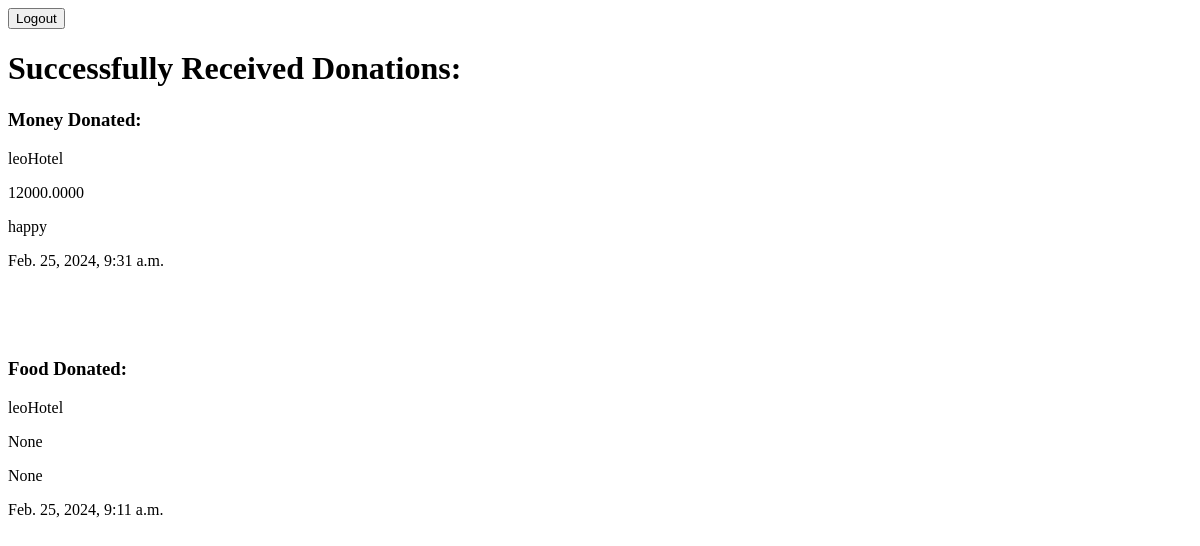
Page /volunteer/history (signed in) on the earlier database version.
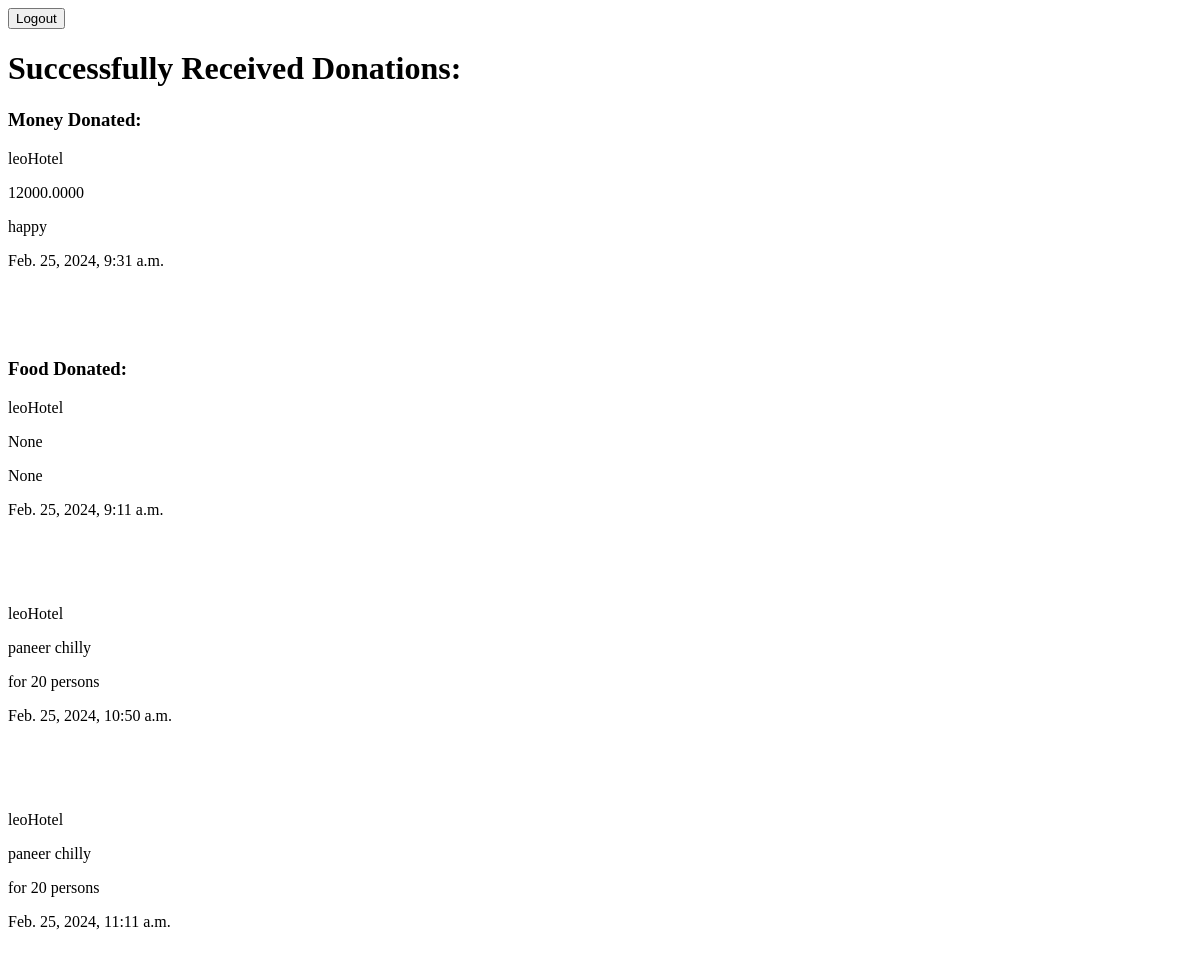
Same page on the later database version.
### foodutility/models.py (models this page shows, shortened)
class Donate_Money(models.Model):
    donor = models.CharField(max_length=122, blank=True, null=True)
    volunteer = models.CharField(max_length=122, blank=True, null=True)
    amount = models.DecimalField(decimal_places = 4,max_digits = 10)
    reason = models.CharField(max_length=122, blank=True, null=True)
    date = models.DateTimeField()

class Donate_Food(models.Model):
    donor = models.CharField(max_length=122, blank=True, null=True)
    volunteer = models.CharField(max_length=122, blank=True, null=True)
    foodName =  models.CharField(max_length=122, blank=True, null=True)
    quantity =  models.CharField(max_length=122, blank=True, null=True)
    date = models.DateTimeField()

### foodutility/views.py (the view)
# urls.py: path('volunteer/history',views.history,name="history"),
def history(request):
    get_money_details = Donate_Money.objects.filter(volunteer=request.user.username)
    get_food_details = Donate_Food.objects.filter(volunteer=request.user.username)
    return render(request,'history.html',{'get_money_details': get_money_details , 'get_food_details':get_food_details})

### templates/history.html (shortened to what this page needs)
<!DOCTYPE html>
<html lang="en">
<head>
</head>
<body>
{% if user.is_authenticated%}
    <a href="{% url 'logout_view' %}"><button>Logout</button></a>
    <h1>Successfully Received Donations: </h1>
         <h3>Money Donated: </h3>
         {% if get_money_details %}
            {% for donor in get_money_details %}
            <p>{{donor.donor}}</p>
            <p>{{donor.amount}}</p>
            <p>{{donor.reason}}</p>
            <p>{{donor.date}}</p>
            <br><br><br>
            {% endfor %}
        {%else%}
            <p>No volunteers found in your city</p>
         {%endif%}
         <h3>Food Donated: </h3>
         {% if get_food_details %}
            {% for donor in get_food_details %}
            <p>{{donor.donor}}</p>
            <p>{{donor.foodName}}</p>
            <p>{{donor.quantity}}</p>
            <p>{{donor.date}}</p>
            <br><br><br>
            {% endfor %}
        {%else%}
            <p>No volunteers found in your city</p>
         {%endif%}
{%endif%}
</body>
</html>

Differences in the rows shown:
added Donate_Food: donor "leoHotel", foodName "paneer chilly", quantity "for 20 persons", date "Feb. 25, 2024, 10:50 a.m."
added Donate_Food: donor "leoHotel", foodName "paneer chilly", quantity "for 20 persons", date "Feb. 25, 2024, 11:11 a.m."
